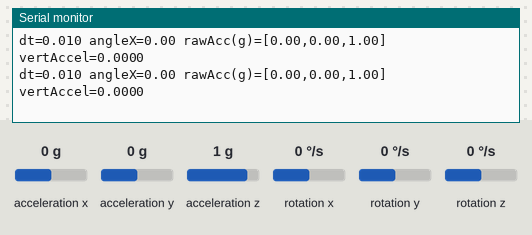
Simulated run of this sketch. Board: Arduino Nano 33 BLE. On the bench: the last lines printed to the serial monitor. Inputs (shaded band) come from the test bench; at power-on: acceleration x 0 g, acceleration y 0 g, acceleration z 1 g, rotation x 0 °/s, rotation y 0 °/s, rotation z 0 °/s. Nothing arrives over Bluetooth unless stated.

Above: at 1.2 s.
1.3 s: acceleration x set to -1.4 g
At 1.8 s:
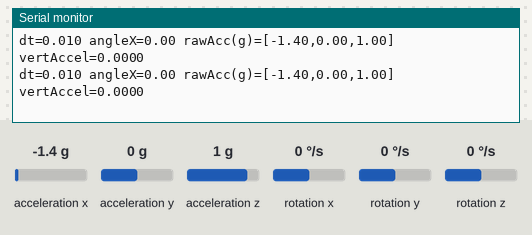
2.8 s: acceleration y set to -1.4 g
At 3.5 s:
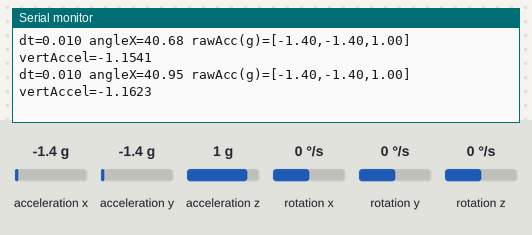
4.3 s: acceleration z set to -1.4 g
At 4.9 s:
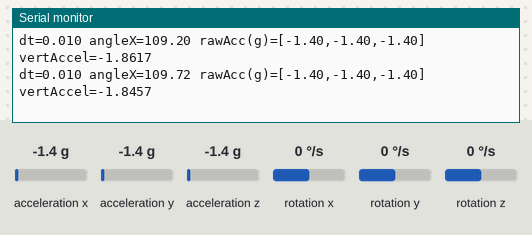
5.8 s: rotation x set to -192 °/s
At 6.6 s:
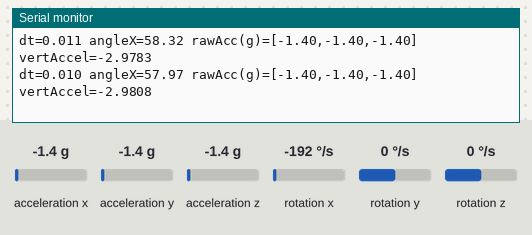
Timing chart, 0 to 8.3 s (numbered marks = the images above; inputs shaded):
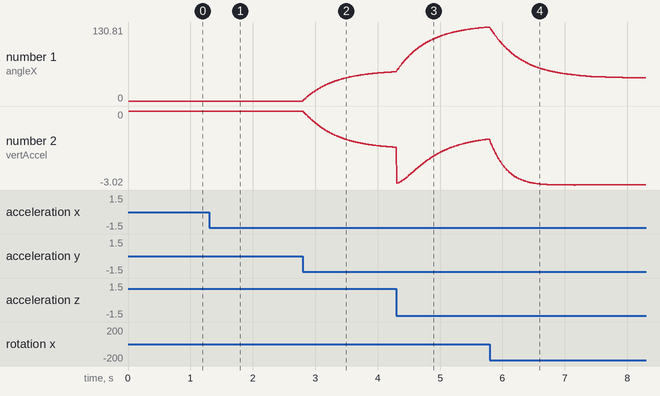

The sketch:

singleAxisArduino.ino
```cpp
/*
   Single-Axis Barbell IMU with BLE
   --------------------------------
   This code:
   1) Uses a single-axis complementary filter to track spin about the bar's X axis.
   2) Rotates local (y,z) into "vertical" to remove gravity.
   3) Subtracts centripetal acceleration from bar spin if sensor is offset from bar center.
   4) Sends final vertical accel (in g) via BLE.

   Requirements:
     - Arduino_BMI270_BMM150 (or similar) for IMU
     - ArduinoBLE for BLE
     - (No Madgwick needed here)
*/

#include <Arduino.h>
#include <ArduinoBLE.h>
#include <Arduino_BMI270_BMM150.h> // for accelerometer/gyro

// ------------------ USER SETTINGS -------------------

// BLE: same as your old code
BLEService accelService("19B10000-E8F2-537E-4F6C-D104768A1214");
BLECharacteristic verticalAccelChar("19B10001-E8F2-537E-4F6C-D104768A1214",
                                    BLERead | BLENotify,
                                    20);

// Suppose ~100 Hz loop
static const float LOOP_HZ = 100.0f;
static const float DT_MS   = 1000.0f / LOOP_HZ;

// Single-axis complementary filter parameter
// small alpha => trust gyro more, big alpha => trust accel more
static const float COMPLEMENTARY_ALPHA = 0.02f;

// If sensor is offset 5.3 cm along local Z from bar axis, set:
static const float rSensorX = 0.0f;
static const float rSensorY = 0.0f;
static const float rSensorZ = 0.053f; // e.g. +5.3 cm in local Z

// We'll define bar's X as the spin axis, so the sensor can revolve around that axis
// local Y and Z might see centripetal acceleration from the spin

// Gravity in g:
static const float G_MAG = 1.0f; // we measure in g, so 1.0f

// We'll keep track of angle about X in degrees:
static float angleX_deg = 0.0f;

// We'll store the previous time to measure dt accurately
static unsigned long prevMillis = 0;

// ---------- HELPER FUNCTIONS ---------------

// Single-axis complementary filter update:
//   - input: gyro_x_deg_s,  accel y,z in g
//   - dt_s: time step in s
//   - modifies angleX_deg_inout
void updateAngleXComplementary(float gyro_x_deg_s,
                               float ay_g,
                               float az_g,
                               float dt_s,
                               float &angleX_deg_inout)
{
  // 1) Gyro integration
  float angle_gyro = angleX_deg_inout + (gyro_x_deg_s * dt_s);

  // 2) Acc-based angle about X:
  //    If bar is horizontal, gravity is mostly in (y,z).
  //    angleX_acc = -atan2( a_y, a_z ) in radians => convert to deg
  //    sign depends on your axis definitions.
  float angle_acc_rad = -atan2(ay_g, az_g);
  float angle_acc_deg = angle_acc_rad * (180.0f / PI);

  // 3) Combine with complementary filter
  float fused = (1.0f - COMPLEMENTARY_ALPHA)*angle_gyro
                + (COMPLEMENTARY_ALPHA)*angle_acc_deg;

  angleX_deg_inout = fused;
}

// Rotate (localY, localZ) by -angleX to find "vertical" acceleration
// effectively:
//    verticalAccel = cos(angleX)*localZ + sin(angleX)*localY
float rotateYzToVertical(float localY, float localZ, float angleX_deg)
{
  float ax_rad = angleX_deg * (PI / 180.0f);
  float c = cosf(ax_rad);
  float s = sinf(ax_rad);
  // If angleX=0 => bar is unspun => gravity ~ -Z
  // We'll define vertical = c*Z + s*Y
  float vert = c*localZ + s*localY;
  return vert;
}

void setup()
{
  Serial.begin(115200);
  while (!Serial) { }

  // BLE
  if (!BLE.begin()) {
    Serial.println("Failed to init BLE!");
    while (1);
  }
  BLE.setLocalName("Nano33BLE-SingleAxis");
  BLE.setAdvertisedService(accelService);
  accelService.addCharacteristic(verticalAccelChar);
  BLE.addService(accelService);
  BLE.advertise();
  Serial.println("BLE advertising started.");

  // IMU
  if (!IMU.begin()) {
    Serial.println("Failed to init BMI270/BMM150!");
    while (1);
  }
  Serial.println("IMU started.");

  prevMillis = millis();
  Serial.println("Single-axis barbell IMU setup complete.");
}

void loop()
{
  // Keep BLE alive
  BLE.poll();

  // Attempt ~100 Hz
  unsigned long now = millis();
  if (now - prevMillis < 10) {
    return;
  }
  float dt_s = (now - prevMillis)*1e-3;
  prevMillis = now;

  // IMU read
  if (IMU.accelerationAvailable() && IMU.gyroscopeAvailable()) {
    float ax_g, ay_g, az_g;  // in g
    float gx_deg_s, gy_deg_s, gz_deg_s; // in deg/s
    IMU.readAcceleration(ax_g, ay_g, az_g);
    IMU.readGyroscope(gx_deg_s, gy_deg_s, gz_deg_s);

    // 1) Update single-axis angle about X
    //    We only use the gyro about X (gx_deg_s)
    updateAngleXComplementary(gx_deg_s, ay_g, az_g, dt_s, angleX_deg);

    // 2) Rotate local (y,z) to find net vertical accel (before gravity subtraction)
    float verticalAccel_g = rotateYzToVertical(ay_g, az_g, angleX_deg);

    // 3) Subtract gravity
    verticalAccel_g -= G_MAG; // if bar is stationary & horizontal, this yields 0.

    // 4) Remove centripetal if sensor is off-axis and bar spins about X
    //    centripetal =  (omega_x^2)*r, direction normal to X
    //    We only want the portion that projects into "verticalAccel".
    //    If r=(0,0,rSensorZ) and bar spins about X => the radial direction is local +/- Y
    //    Then rotate that into vertical as well. Or for simplicity, if r is purely Z,
    //    the centripetal is mostly local +/- Y => let's do a minimal approach:

    float wX_rad_s = gx_deg_s * (PI / 180.0f); // bar spin in rad/s
    float centrip_g = (wX_rad_s * wX_rad_s * rSensorZ) / 9.81f;
    // This is total centrip in "some direction" if offset is purely in +Z.
    // That direction is local +/-Y, so let's see how that shows up in "vertical."

    // We'll do a partial transform: local Y => vertical = s*( localY ), so if
    // centripetal is in +Y, that rotates by angleX into vertical as well.
    // => "vertical portion of centrip" = s*(centrip_g).
    // sign depends on direction. We'll assume r is +Z, so spin => centrip in -Y or +Y?
    // For demonstration, let's assume it's in negative Y if spin is positive.
    // We'll do a magnitude & let the rotation handle sign:
    // localY_centrip = ± centrip_g. Then vertical part = rotateYzToVertical(localY_centrip,0).

    float localY_centrip = centrip_g;
    // (You could detect spin sign or verify if it's negative Y, etc.)

    float verticalCentrip_g = rotateYzToVertical(localY_centrip, 0.0f, angleX_deg);
    // subtract it
    verticalAccel_g -= verticalCentrip_g;

    // 5) Done. Now verticalAccel_g is hopefully free of gravity & spin offsets.

    // 6) Send BLE
    char buffer[20];
    snprintf(buffer, sizeof(buffer), "%.4f", verticalAccel_g);
    verticalAccelChar.writeValue((uint8_t*)buffer, strlen(buffer));

    // 7) Debug
    Serial.print("dt="); Serial.print(dt_s,3);
    Serial.print(" angleX="); Serial.print(angleX_deg,2);
    Serial.print(" rawAcc(g)=["); Serial.print(ax_g,2);
    Serial.print(",");            Serial.print(ay_g,2);
    Serial.print(",");            Serial.print(az_g,2);
    Serial.print("] vertAccel="); Serial.println(verticalAccel_g,4);
  }
}
```

Measured:
- after the input at 1.3 s, the serial monitor: prints a new line at once (image 1)
- after the input at 2.8 s, the serial monitor: prints a new line at once (image 2)
- plotted number 1: 0 → 51.72 after the input at 2.8 s
- plotted number 2: 0 → -1.48 after the input at 2.8 s
